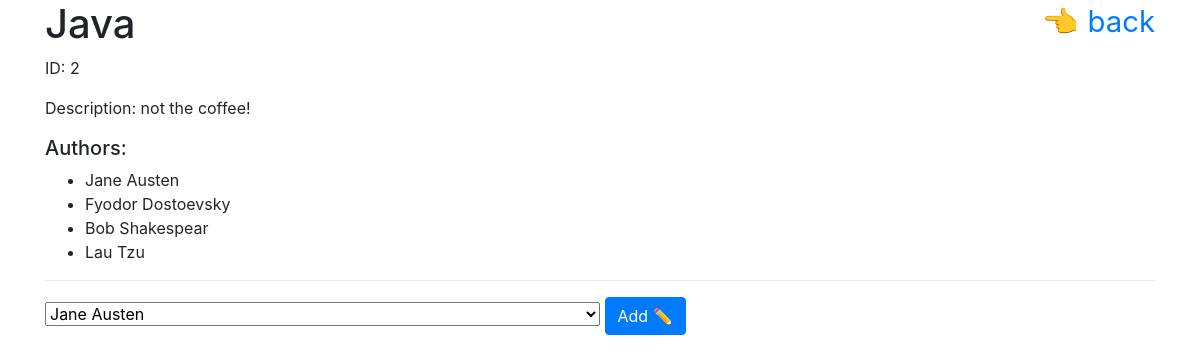
The page /books/2 on the database its author committed.
### books_authors_app/models.py (models this page shows)
class Book(models.Model):
  title = models.CharField(max_length=255)
  desc = models.TextField()
  created_at = models.DateTimeField(auto_now_add=True)
  updated_at = models.DateTimeField(auto_now=True)

class Author(models.Model):
  first_name = models.CharField(max_length=45)
  last_name = models.CharField(max_length=45)
  notes = models.TextField()
  books = models.ManyToManyField(Book, related_name="authors")
  created_at = models.DateTimeField(auto_now_add=True)
  updated_at = models.DateTimeField(auto_now=True)

### books_authors_app/views.py (the view)
# urls.py: path('books/<int:id>', views.books),
def books(request, id):
  context = {
    'this_book' : Book.objects.get(id=id),
    'all_the_authors': Author.objects.all()
  }
  return render(request, 'books.html', context)

### books_authors_app/templates/books.html (shortened to what this page needs)
<!DOCTYPE html>
<html lang="en">
  <head>
    <link
      rel="stylesheet"
      href="https://cdn.jsdelivr.net/npm/bootstrap@4.5.3/dist/css/bootstrap.min.css"
    />
  </head>
  <body>
    <div class="wrapper">
      <div class="container">
        <h1>{{ this_book.title }}</h1>
        <a href="/">👈 back</a>
        <p>ID: {{ this_book.id }}</p>
        <p>Description: {{this_book.desc}}</p>
        <h5>Authors:</h5>
        <ul>
          {% for author in this_book.authors.all %}
          <li>{{ author.first_name }}&nbsp;{{ author.last_name}}</li>
          {% endfor %}
        </ul>
        <hr />
        <form action="/add_author_to_curent_book" method="post">
          <select name="author_to_add_id">
            {% for author in all_the_authors %}
            <option value="{{author.id}}">
              {{author.first_name}} {{author.last_name}}
            </option>
            {% endfor %}
          </select>
          <input class="btn btn-primary" type="submit" value="Add ✏" />
        </form>
      </div>
    </div>
  </body>
</html>

### books_authors_app/templates/books.html (style rules this page uses)
h1 { display: inline-block; }
a { font-size: 22pt; float: right; }
select { width: 50%; }

### rows shown on the page
Book: title "Java", id "2", desc "not the coffee!"
Author: first_name "Jane", last_name "Austen"
Author: first_name "Fyodor", last_name "Dostoevsky"
Author: first_name "Bob", last_name "Shakespear"
Author: first_name "Lau", last_name "Tzu"

### other values the page prints
form field author_to_add_id "Jane Austen"
